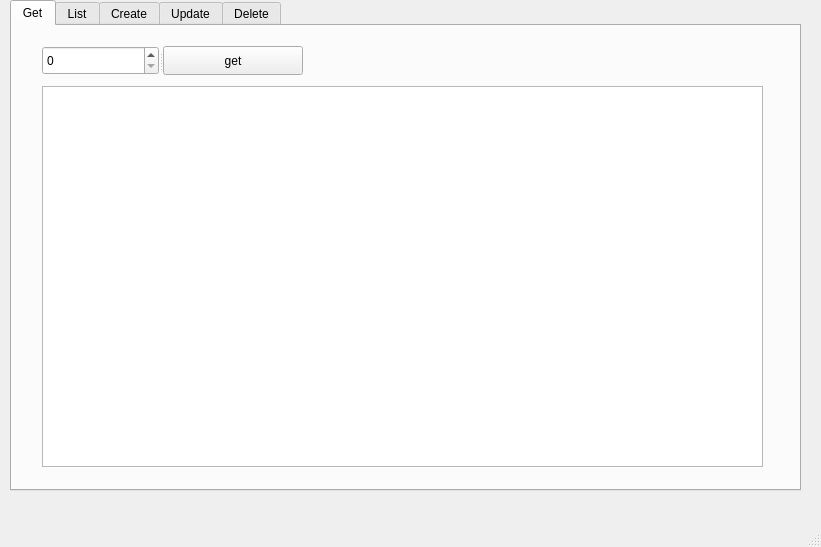
<?xml version="1.0" encoding="UTF-8"?>
<ui version="4.0">
 <class>MainWindow</class>
 <widget class="QMainWindow" name="MainWindow">
  <property name="geometry">
   <rect>
    <x>0</x>
    <y>0</y>
    <width>821</width>
    <height>547</height>
   </rect>
  </property>
  <property name="windowTitle">
   <string>MainWindow</string>
  </property>
  <widget class="QWidget" name="centralwidget">
   <widget class="QTabWidget" name="tabWidget">
    <property name="geometry">
     <rect>
      <x>10</x>
      <y>0</y>
      <width>791</width>
      <height>491</height>
     </rect>
    </property>
    <property name="currentIndex">
     <number>0</number>
    </property>
    <widget class="QWidget" name="tab">
     <attribute name="title">
      <string>Get</string>
     </attribute>
     <widget class="QTextBrowser" name="textGet">
      <property name="geometry">
       <rect>
        <x>30</x>
        <y>60</y>
        <width>721</width>
        <height>381</height>
       </rect>
      </property>
     </widget>
     <widget class="QSplitter" name="splitter">
      <property name="geometry">
       <rect>
        <x>30</x>
        <y>20</y>
        <width>261</width>
        <height>29</height>
       </rect>
      </property>
      <property name="orientation">
       <enum>Qt::Orientation::Horizontal</enum>
      </property>
      <widget class="QSpinBox" name="spnIdGet">
       <property name="maximum">
        <number>100000</number>
       </property>
      </widget>
      <widget class="QPushButton" name="btnGet">
       <property name="text">
        <string>get</string>
       </property>
      </widget>
     </widget>
    </widget>
    <widget class="QWidget" name="tab_2">
     <attribute name="title">
      <string>List</string>
     </attribute>
     <widget class="QPushButton" name="btnList">
      <property name="geometry">
       <rect>
        <x>40</x>
        <y>20</y>
        <width>93</width>
        <height>29</height>
       </rect>
      </property>
      <property name="text">
       <string>list</string>
      </property>
     </widget>
     <widget class="QListWidget" name="textList">
      <property name="geometry">
       <rect>
        <x>40</x>
        <y>60</y>
        <width>721</width>
        <height>351</height>
       </rect>
      </property>
     </widget>
    </widget>
    <widget class="QWidget" name="tab_3">
     <attribute name="title">
      <string>Create</string>
     </attribute>
     <widget class="QWidget" name="gridLayoutWidget">
      <property name="geometry">
       <rect>
        <x>20</x>
        <y>10</y>
        <width>731</width>
        <height>431</height>
       </rect>
      </property>
      <layout class="QGridLayout" name="gridLayout">
       <item row="0" column="0">
        <layout class="QVBoxLayout" name="verticalLayout">
         <item>
          <layout class="QHBoxLayout" name="horizontalLayout">
           <item>
            <widget class="QLabel" name="label">
             <property name="text">
              <string>Name:</string>
             </property>
            </widget>
           </item>
           <item>
            <widget class="QLineEdit" name="txtNameCreate"/>
           </item>
          </layout>
         </item>
         <item>
          <layout class="QHBoxLayout" name="horizontalLayout_2">
           <item>
            <widget class="QLabel" name="label_2">
             <property name="text">
              <string>Author:</string>
             </property>
            </widget>
           </item>
           <item>
            <widget class="QLineEdit" name="txtAuthorCreate"/>
           </item>
          </layout>
         </item>
         <item>
          <layout class="QHBoxLayout" name="horizontalLayout_3">
           <item>
            <widget class="QLabel" name="label_3">
             <property name="text">
              <string>Genre:</string>
             </property>
            </widget>
           </item>
           <item>
            <widget class="QLineEdit" name="txtGenreCreate"/>
           </item>
          </layout>
         </item>
         <item>
          <layout class="QHBoxLayout" name="horizontalLayout_4">
           <item>
            <widget class="QLabel" name="label_4">
             <property name="text">
              <string>Release Date:</string>
             </property>
            </widget>
           </item>
           <item>
            <widget class="QDateEdit" name="dateAlbumCreate"/>
           </item>
          </layout>
         </item>
         <item>
          <layout class="QHBoxLayout" name="horizontalLayout_5">
           <item>
            <widget class="QLabel" name="label_5">
             <property name="text">
              <string>Songs quantity: </string>
             </property>
            </widget>
           </item>
           <item>
            <widget class="QSpinBox" name="spnSongsCreate">
             <property name="maximum">
              <number>10000</number>
             </property>
            </widget>
           </item>
          </layout>
         </item>
        </layout>
       </item>
       <item row="0" column="1">
        <widget class="QTextBrowser" name="textCreate"/>
       </item>
       <item row="1" column="0">
        <widget class="QPushButton" name="btnCreate">
         <property name="text">
          <string>create</string>
         </property>
        </widget>
       </item>
      </layout>
     </widget>
    </widget>
    <widget class="QWidget" name="tab_4">
     <attribute name="title">
      <string>Update</string>
     </attribute>
     <widget class="QWidget" name="gridLayoutWidget_2">
      <property name="geometry">
       <rect>
        <x>20</x>
        <y>10</y>
        <width>731</width>
        <height>431</height>
       </rect>
      </property>
      <layout class="QGridLayout" name="gridLayout_2">
       <item row="1" column="1">
        <widget class="QTextBrowser" name="textUpdate"/>
       </item>
       <item row="1" column="0">
        <layout class="QVBoxLayout" name="verticalLayout_2">
         <item>
          <layout class="QHBoxLayout" name="horizontalLayout_11">
           <item>
            <widget class="QLabel" name="label_11">
             <property name="text">
              <string>Album ID:</string>
             </property>
            </widget>
           </item>
           <item>
            <widget class="QSpinBox" name="spnIdUpdate">
             <property name="maximum">
              <number>100000</number>
             </property>
            </widget>
           </item>
          </layout>
         </item>
         <item>
          <layout class="QHBoxLayout" name="horizontalLayout_6">
           <item>
            <widget class="QLabel" name="label_6">
             <property name="text">
              <string>Name:</string>
             </property>
            </widget>
           </item>
           <item>
            <widget class="QLineEdit" name="txtNameUpdate"/>
           </item>
          </layout>
         </item>
         <item>
          <layout class="QHBoxLayout" name="horizontalLayout_7">
           <item>
            <widget class="QLabel" name="label_7">
             <property name="text">
              <string>Author:</string>
             </property>
            </widget>
           </item>
           <item>
            <widget class="QLineEdit" name="txtAuthorUpdate"/>
           </item>
          </layout>
         </item>
         <item>
          <layout class="QHBoxLayout" name="horizontalLayout_8">
           <item>
            <widget class="QLabel" name="label_8">
             <property name="text">
              <string>Genre:</string>
             </property>
            </widget>
           </item>
           <item>
            <widget class="QLineEdit" name="txtGenreUpdate"/>
           </item>
          </layout>
         </item>
         <item>
          <layout class="QHBoxLayout" name="horizontalLayout_9">
           <item>
            <widget class="QLabel" name="label_9">
             <property name="text">
              <string>Release Date:</string>
             </property>
            </widget>
           </item>
           <item>
            <widget class="QDateEdit" name="dateAlbumUpdate"/>
           </item>
          </layout>
         </item>
         <item>
          <layout class="QHBoxLayout" name="horizontalLayout_10">
           <item>
            <widget class="QLabel" name="label_10">
             <property name="text">
              <string>Songs quantity: </string>
             </property>
            </widget>
           </item>
           <item>
            <widget class="QSpinBox" name="spnSongsUpdate">
             <property name="maximum">
              <number>10000</number>
             </property>
            </widget>
           </item>
          </layout>
         </item>
        </layout>
       </item>
       <item row="2" column="0">
        <widget class="QPushButton" name="btnUpdate">
         <property name="text">
          <string>update</string>
         </property>
        </widget>
       </item>
      </layout>
     </widget>
    </widget>
    <widget class="QWidget" name="tab_5">
     <attribute name="title">
      <string>Delete</string>
     </attribute>
     <widget class="QWidget" name="">
      <property name="geometry">
       <rect>
        <x>303</x>
        <y>140</y>
        <width>311</width>
        <height>141</height>
       </rect>
      </property>
      <layout class="QHBoxLayout" name="horizontalLayout_13">
       <item>
        <layout class="QVBoxLayout" name="verticalLayout_3">
         <item>
          <layout class="QHBoxLayout" name="horizontalLayout_12">
           <item>
            <widget class="QLabel" name="label_12">
             <property name="text">
              <string>Album ID:</string>
             </property>
            </widget>
           </item>
           <item>
            <widget class="QSpinBox" name="spnIdDelete">
             <property name="maximum">
              <number>100000</number>
             </property>
            </widget>
           </item>
          </layout>
         </item>
         <item>
          <widget class="QPushButton" name="btnDelete">
           <property name="text">
            <string>delete</string>
           </property>
          </widget>
         </item>
        </layout>
       </item>
       <item>
        <widget class="QTextBrowser" name="textDelete"/>
       </item>
       <item>
        <spacer name="horizontalSpacer">
         <property name="orientation">
          <enum>Qt::Orientation::Horizontal</enum>
         </property>
         <property name="sizeHint" stdset="0">
          <size>
           <width>17</width>
           <height>20</height>
          </size>
         </property>
        </spacer>
       </item>
      </layout>
     </widget>
    </widget>
   </widget>
  </widget>
  <widget class="QMenuBar" name="menubar">
   <property name="geometry">
    <rect>
     <x>0</x>
     <y>0</y>
     <width>821</width>
     <height>26</height>
    </rect>
   </property>
  </widget>
  <widget class="QStatusBar" name="statusbar"/>
 </widget>
 <resources/>
 <connections/>
</ui>
